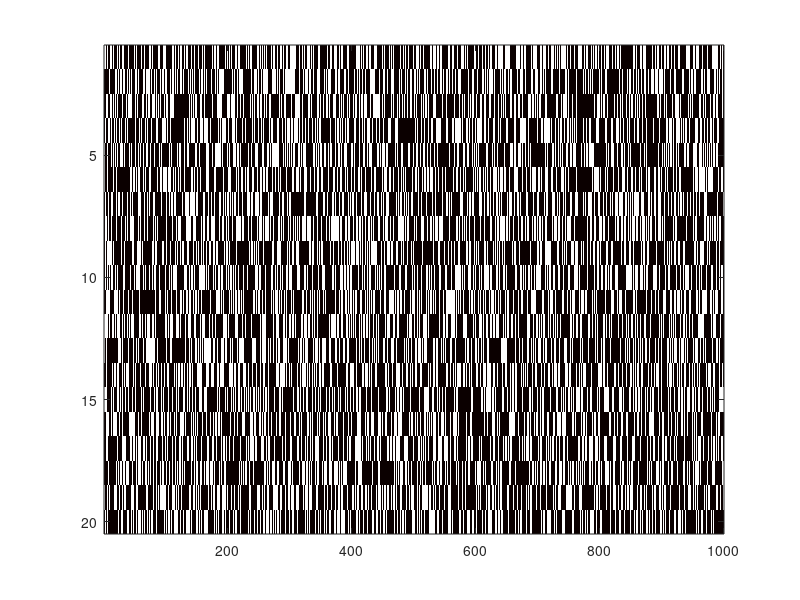

Write MATLAB code to recreate this figure.
% Generates simulated spectrum occupancy data for a single channel

% Using built-in pseudorandom number generator

% Number of channels
channels = 20;
% Number of samples
samples = 1000;

% Parameters for determining occupancy densities of band data matrix
m = 10;
threshold = 5;

% Generating 3 individual channels with different occupancy densities
A = randi([0 1] , 1 , 1000);
B = randi([0 3] , 1 , 1000);
C = randi([-1 1] , 1 , 1000);
for i = 1:1000
    if B(i) > 0
        B(i) = 1;
    end
    if C(i) < 1
        C(i) = 0;
    end
end

U = zeros(channels, samples);  % Using uniform distribution
% Generating band occupancy data
for i = 1:channels
    for j = 1:samples
        temp = m * rand;
        if temp >= threshold
            U(i, j) = 1;
        elseif temp < threshold
            U(i, j) = 0;
        end        
    end
end

N = zeros(channels, samples);  % Using normal distribution
for i = 1:channels
    for j = 1:samples
        temp = m * randn;
        if abs(temp) < threshold
            N(i, j) = 1;
        elseif abs(temp) >= threshold
            N(i, j) = 0;
        end        
    end
end


% Plotting simulated occupancy data
m2 = 75;  % Changes color value of occupied regions of plot

% U = m2 .* U;
% figure
% image(V)
% colormap jet

N = m2 .* N;
figure
image(N)
colormap hot